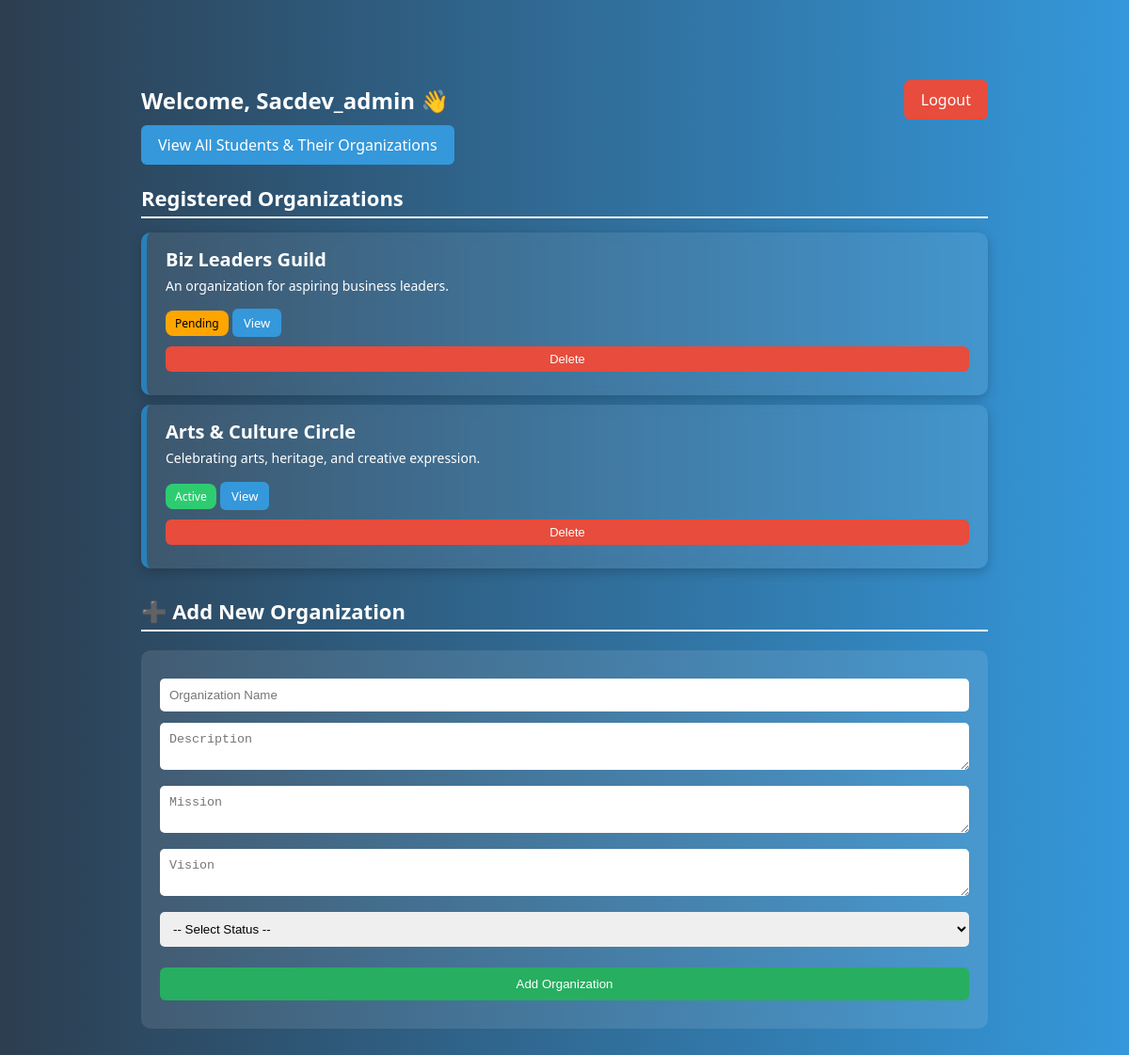
/sacdev_dashboard (signed in), run on an earlier commit of the app's database.
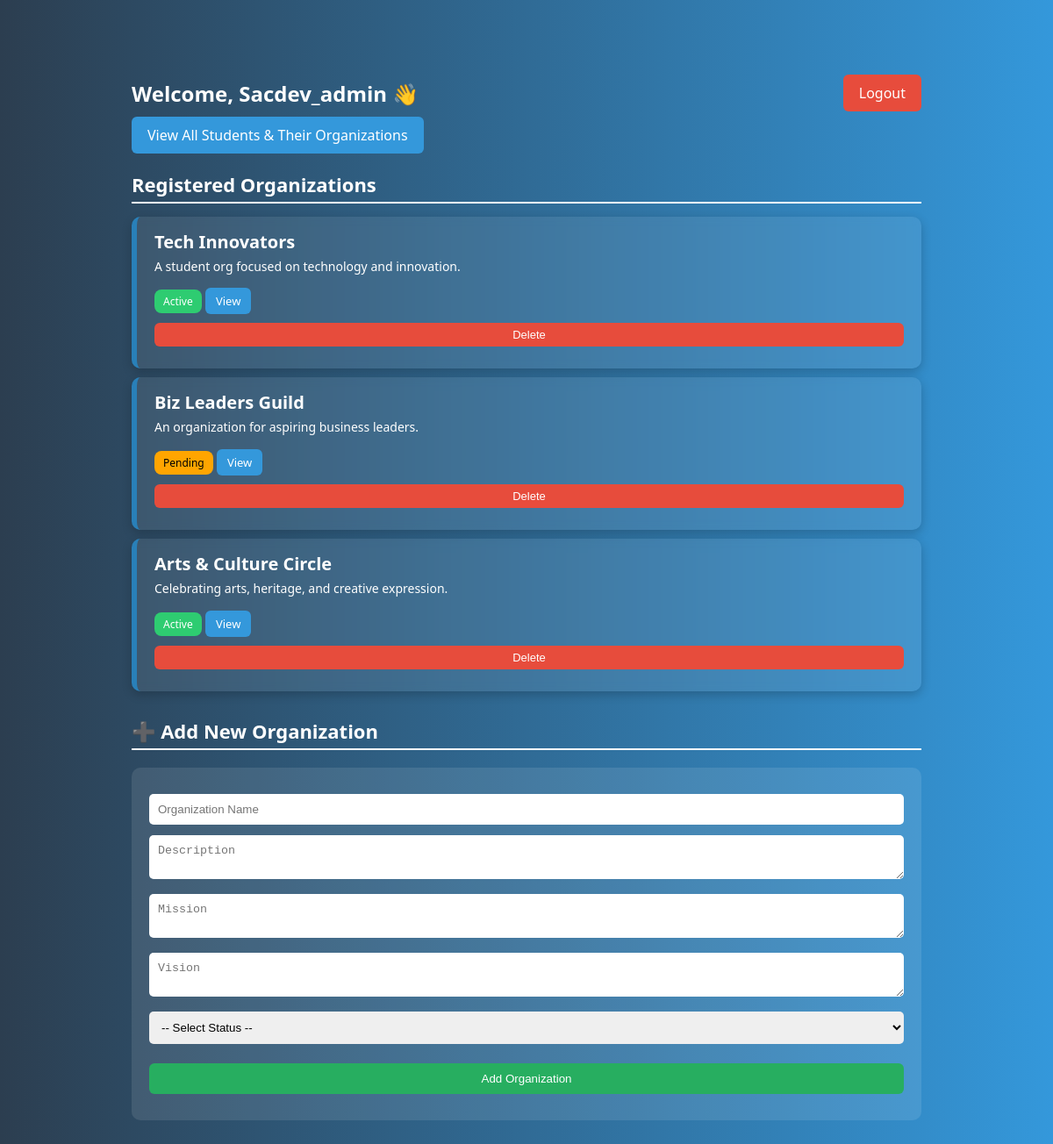
And on a later commit of the database.
### tables this page shows
CREATE TABLE organizations (
        id INTEGER PRIMARY KEY AUTOINCREMENT,
        name TEXT NOT NULL,
        description TEXT,
        mission TEXT,
        vision TEXT,
        status TEXT DEFAULT 'Pending'
    );

### app.py (the view, shortened to what this page needs)
@app.route('/sacdev_dashboard', methods=['GET', 'POST'])
def sacdev_dashboard():
    if session.get('role') != 'sacdev':
        return redirect('/login')
    conn = sqlite3.connect('database/users.db')
    c = conn.cursor()
    c.execute('SELECT * FROM organizations')
    orgs = c.fetchall()
    conn.close()
    return render_template('sacdev_dashboard.html', user=session['username'], orgs=orgs)

### app.py (called while the page is built)
@app.teardown_appcontext
def close_connection(exception):
    db = getattr(g, '_database', None)
    if db is not None:
        db.close()

### templates/sacdev_dashboard.html (shortened to what this page needs)
{% extends 'base.html' %}
{% block content %}
<div class="dashboard-container">
    <div class="dashboard-header">
        <h2>Welcome, {{ user|capitalize }} 👋</h2>
        <a href="{{ url_for('logout') }}" class="btn-logout">Logout</a>
    </div>
    <a href="{{ url_for('students_orgs') }}" class="btn-view-students">View All Students & Their Organizations</a>
    <h3 class="section-title">Registered Organizations</h3>
    {% for org in orgs %}
    <div class="org-card">
        <h4>{{ org[1] }}</h4>
        <p>{{ org[2] }}</p>
        <span class="status {{ org[5]|lower }}">{{ org[5] }}</span>
        <a href="{{ url_for('view_organization', org_id=org[0]) }}" class="view-btn">View</a>
        <form method="POST" style="display:inline;">
            <button type="submit" name="delete_org" class="delete-btn">Delete</button>
        </form>
    </div>
    {% else %}
    <p>No organizations registered yet.</p>
    {% endfor %}
    <h3 class="section-title">➕ Add New Organization</h3>
    <div class="form-section">
        <form method="POST">
            <input type="text" name="name" placeholder="Organization Name" required>
            <textarea name="description" placeholder="Description" required></textarea>
            <textarea name="mission" placeholder="Mission"></textarea>
            <textarea name="vision" placeholder="Vision"></textarea>
            <select name="status" required>
                <option value="">-- Select Status --</option>
            </select>
            <button type="submit" name="add_org" class="submit-btn">Add Organization</button>
        </form>
    </div>
</div>
{% endblock %}

What changed in the data, as far as the page shows it:
added organizations: name "Tech Innovators", description "A student org focused on technology and innovation.", status "Active"
